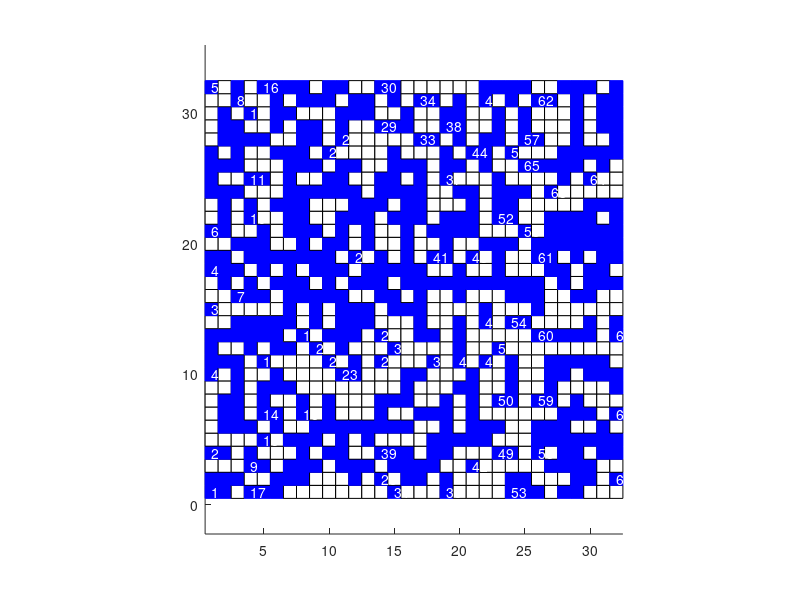
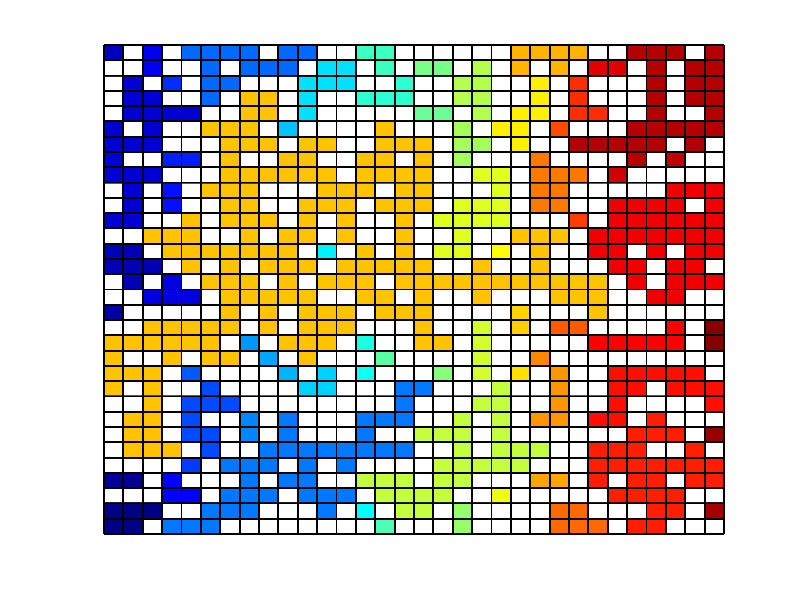

These figures' MATLAB source, in order: (Note: a time limit stopped this script after it produced the figures.)
% pc_001.m

   clear all
   close all
   clc
   
% Inputs
   L = 32;
   p = 0.50;
% Setup
   RN = rand(L,L);
   u = zeros(L,L);
   u(RN < p) =  1;
 
% clusters:  cls = cluster labels 1, 2, ...   numC = number of clusters 
   [cls, numC] = bwlabel(u,4);
% number of sites
   nSites  = L*L; 
% number of occupied sites
   nOSites = sum(sum(u == 1));
% probability of a site being occupied
   pOSites  = nOSites/nSites;     

% number of occupied sites in each cluster   
   nC = zeros(numC,1);  
   for c = 1 : numC
     nC(c) = length(cls(cls == c)); 
   end
% s   counter from 1 to max number of occupied sites in a cluster  
    s = 1:max(nC);
% nS  cluster size distribution 
    nS = zeros(max(nC),1);
  for c = s
   nS(c) = length(nC(nC == c));
  end
% Probability that an occupied site chosen at random is part of an s-site cluster
   probROS = nS ./ sum(nS);
% mean clustert size = mean number of occupied sites in cluster
   meanClusterSize = mean(nC);    
   S = sum(s.*probROS');
   
   
% CHECKING FOR SPANNING CLUSTERS
%    X spanning
   isSpanX = zeros(numC,1); isSpanY = isSpanX;
   %isSpanX = zeros(numC,1); isSpanY = isSpanX;
for c = 1 : numC
    col1 = isempty(find(cls(cls(:,1)==c)));
    colN = isempty(find(cls(cls(:,end)==c)));
    col1N = col1 + colN;
    if col1N == 0; isSpanX(c) = 1;end
    col1 = isempty(find(cls(cls(1,:)==c)));
    colN = isempty(find(cls(cls(end,:)==c)));
    col1N = col1 + colN;
    if col1N == 0; isSpanY(c) = 1;end
    
end

   
% OUTPUT   ==============================================================
disp('  ');
fprintf('Linear dimension  L = %2.0f \n',L);
fprintf('Total number of sites  nSties = %2.0f \n',nSites);
fprintf('Probability of a site being occupied   p = %2.2f \n',p);
disp('  ');
fprintf('Number of occupied sites nOSites = %2.0f \n',nOSites);
fprintf('Simulation: probability of a site being occupied pOSites = %2.2f \n',pOSites);
fprintf('Number of clusters  numC = %2.0f \n',numC);
disp('Cluster Size: number of occupied sites in each cluster  nC ');
fprintf('   %2.0f ',nC');
disp('  ')
disp('Cluster Size Distribution  ');
disp('    s      nS    probROS');
for c = s
 fprintf('   %2.0f     %2.0f     %2.3f   \n',s(c), nS(c), probROS(c));  
end
disp('  ');
disp('Mean Cluster Size  S:  sites / clusters / prob   ')
fprintf('S = mean(nC) = %2.3f \n',meanClusterSize);
fprintf('S = SUM(s .* probROS) = %2.3f \n',S);
disp('  ');
disp('Spanning clusters = 1')
disp('cluster #   rows   cols'); 

for c = 1: numC
  fprintf('     %2.0f      %2.0f       %2.0f     \n',c, isSpanY(c), isSpanX(c));  
end
   
 
%   GRAPHICS =============================================================
   figure(1)
   set(gcf,'units','normalized','position',[0.1 0.52 0.23 0.32]);
   hold on
   for cx = 1 : L
       for cy = 1 : L
       if u(cy,cx) == 0
       h_rectangle = rectangle('Position',[cx-0.5,cy-0.5,1,1]);    
       set(h_rectangle,'faceColor',[1 1 1]);
       end
              
       if u(cy,cx) == 1
       h_rectangle = rectangle('Position',[cx-0.5,cy-0.5,1,1]);    
       set(h_rectangle,'faceColor',[0 0 1],'edgeColor',[0 0 1]);
       end
       
       
       end
   end
   
   for c = 1 : numC;
      [rN, cN] = find(cls == c);
      text(cN(1),rN(1),num2str(c,'%2.0f'),'Color','w');
   end
   
   axis equal
   axis tight
   
% Color coding clusters ==================================================
   clsT = zeros(L,L);
   for c = 1 : L
      clsT(c,:) = cls(L+1-c,:);
   end

hf2 = figure(2);
   set(gcf,'units','normalized','position',[0.35 0.52 0.23 0.32]);
    
   img = label2rgb(clsT);
   image(img);
    hold on
    for cx = 0 : L
     for cy = 0 : L 
         yP = 0.5:L+0.5; xP = 0.5 + cx .* ones(length(yP),1);
         plot(xP,yP,'k','linewidth',0.5);
         xP = 0.5:L+0.5; yP = 0.5 + cx .* ones(length(yP),1);
         plot(xP,yP,'k','linewidth',0.5);
     end
    end
    axis off
    box on
%    image(img)
  
